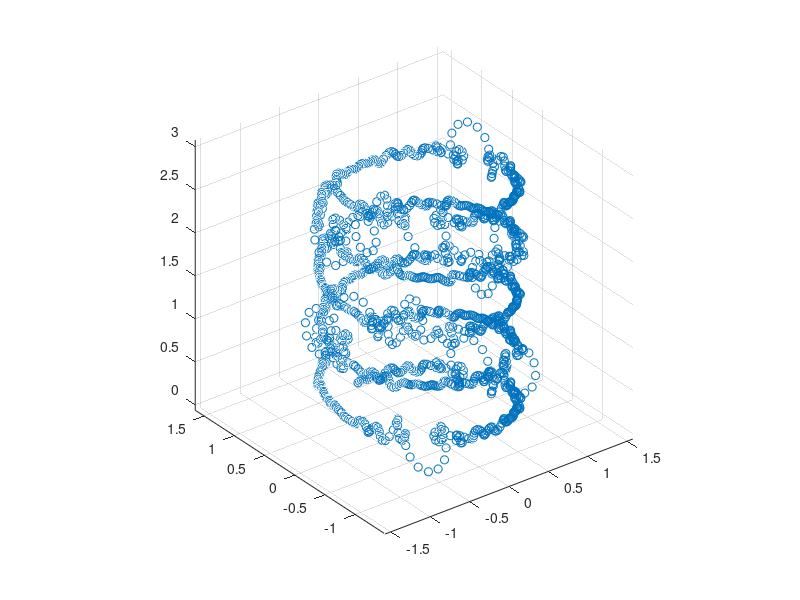

This chart was generated by the following MATLAB code: (Note: this script raises an error after producing the figure.)
clc
clear all
close all

warning('off','all')

load trajektoria1

plot3(x, y, z, 'o')
grid on
axis equal

N = 60;
xa = aproksymacjaWielomianowa(n, x, N);  % aproksymacja wspolrzednej x
ya = aproksymacjaWielomianowa(n, y, N);  % aproksymacja wspolrzednej y
za = aproksymacjaWielomianowa(n, z, N);  % aproksymacja wspolrzednej z
hold on
plot3(xa,ya,za,'g','lineWidth',4)
title("Aproksymacja trajektorii lotu drona, a rzeczywista trasa")
xlabel("x[m]")
ylabel("y[m]")
zlabel("z[m]")
print (gcf, 'zadanie4.png', '-dpng', '-r450')